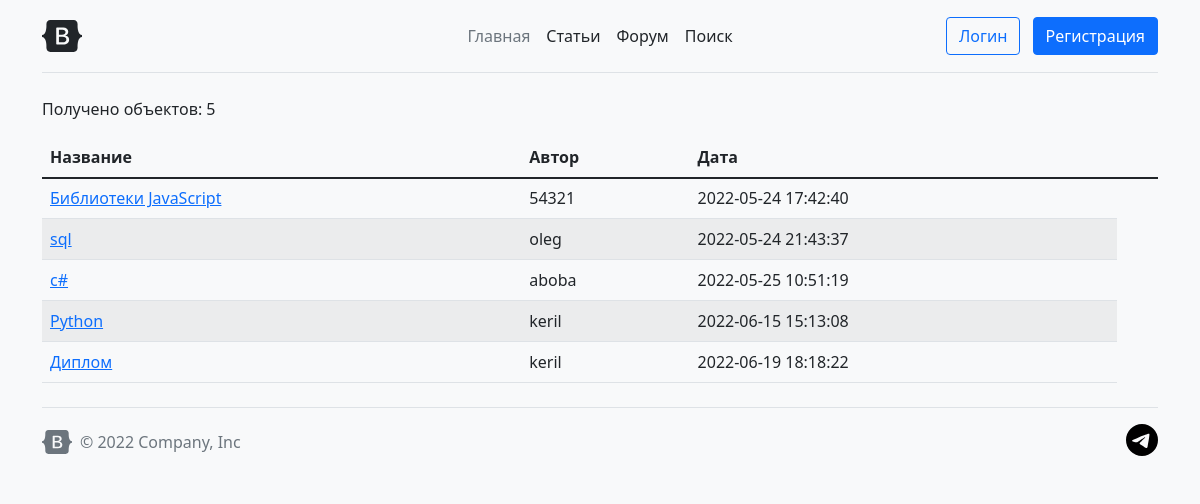
The app's page /diplom/forumtheme.php with its own data.
### tables this page shows
CREATE TABLE `forumtheme` (
  `id` int NOT NULL,
  `name` varchar(255) NOT NULL,
  `date` timestamp NOT NULL DEFAULT CURRENT_TIMESTAMP,
  `topicstarter` int NOT NULL
);

CREATE TABLE `users` (
  `user_id` int NOT NULL,
  `user_login` varchar(30) NOT NULL,
  `user_password` varchar(60) NOT NULL,
  `token` varchar(200) NOT NULL,
  `Usertype` int DEFAULT '0'
);

### diplom/forumtheme.php (the view, shortened to what this page needs)
<?php
$mysqli= new mysqli("localhost", "root", "", "diploma");
session_start();?>
<?php include("header.php");?>
<div class="container">
    <div >
        <table class="table table-striped">
            <thead>
            <tr>
                <th scope="col">Название</th>
                <th scope="col">Автор</th>
                <th  scope="col">Дата</th>
                <th  scope="col"> </th>
            </tr>
            </thead>
            <tr>
                <?php
                $sql = "SELECT forumtheme.name as имя,users.user_login as ТС,forumtheme.id as Номер, forumtheme.date as Дата FROM forumtheme,users
                where forumtheme.topicstarter=users.user_id";
                if($result = $mysqli->query($sql)){
                $rowsCount = $result->num_rows;
                echo "<p>Получено объектов: $rowsCount</p>";
                    foreach($result as $row){$entry=$row["Номер"];$threadname=$row["имя"];
                        echo "<tr>";
                        echo "<td><a href=\"thread.php?id=$entry\">$threadname</a></td> ";
                        echo "<td>" . $row["ТС"] . "</td>";
                        echo "<td>" . $row["Дата"] . "</td>";
                        echo "</tr>";
                    }
                    echo "</table>";
                } else{
                    echo "Ошибка: " . $mysqli->error;
                }
                ?>
    </div>
    </div>
<?php include("footer.php");?>
</body>
</html>

### records on screen
forumtheme: name "Библиотеки JavaScript", topicstarter.user_login "54321", date "2022-05-24 17:42:40"
forumtheme: name "sql", topicstarter.user_login "oleg", date "2022-05-24 21:43:37"
forumtheme: name "c#", topicstarter.user_login "aboba", date "2022-05-25 10:51:19"
forumtheme: name "Python", topicstarter.user_login "keril", date "2022-06-15 15:13:08"
forumtheme: name "Диплом", topicstarter.user_login "keril", date "2022-06-19 18:18:22"

### other values on screen
$rowsCount "5"
